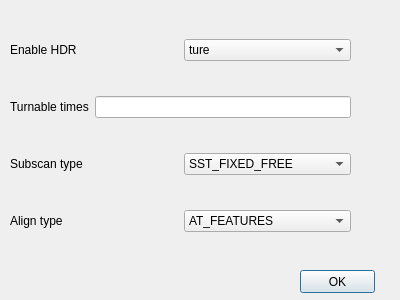
<?xml version="1.0" encoding="UTF-8"?>
<ui version="4.0">
 <class>startScan</class>
 <widget class="QDialog" name="startScan">
  <property name="geometry">
   <rect>
    <x>0</x>
    <y>0</y>
    <width>400</width>
    <height>300</height>
   </rect>
  </property>
  <property name="windowTitle">
   <string>Dialog</string>
  </property>
  <widget class="QWidget" name="verticalLayoutWidget">
   <property name="geometry">
    <rect>
     <x>10</x>
     <y>10</y>
     <width>341</width>
     <height>251</height>
    </rect>
   </property>
   <layout class="QVBoxLayout" name="verticalLayout">
    <item>
     <layout class="QHBoxLayout" name="horizontalLayout_2">
      <item>
       <widget class="QLabel" name="label_enableHDR">
        <property name="text">
         <string>Enable HDR</string>
        </property>
       </widget>
      </item>
      <item>
       <widget class="QComboBox" name="comboBox_enableHDR">
        <item>
         <property name="text">
          <string>ture</string>
         </property>
        </item>
        <item>
         <property name="text">
          <string>fasle</string>
         </property>
        </item>
       </widget>
      </item>
     </layout>
    </item>
    <item>
     <layout class="QHBoxLayout" name="horizontalLayout_5">
      <item>
       <widget class="QLabel" name="label_turnableTimes">
        <property name="text">
         <string>Turnable times</string>
        </property>
       </widget>
      </item>
      <item>
       <widget class="QLineEdit" name="lineEdit_turnableTimes">
        <property name="text">
         <string/>
        </property>
       </widget>
      </item>
     </layout>
    </item>
    <item>
     <layout class="QHBoxLayout" name="horizontalLayout_3">
      <item>
       <widget class="QLabel" name="label_subScanType">
        <property name="text">
         <string>Subscan type</string>
        </property>
       </widget>
      </item>
      <item>
       <widget class="QComboBox" name="comboBox_subScanType">
        <item>
         <property name="text">
          <string>SST_FIXED_FREE</string>
         </property>
        </item>
        <item>
         <property name="text">
          <string>SST_FIXED_TURNABLE</string>
         </property>
        </item>
       </widget>
      </item>
     </layout>
    </item>
    <item>
     <layout class="QHBoxLayout" name="horizontalLayout_4">
      <item>
       <widget class="QLabel" name="label_alignType">
        <property name="text">
         <string>Align type</string>
        </property>
       </widget>
      </item>
      <item>
       <widget class="QComboBox" name="comboBox_alignType">
        <item>
         <property name="text">
          <string>AT_FEATURES</string>
         </property>
        </item>
        <item>
         <property name="text">
          <string>AT_MARKERS</string>
         </property>
        </item>
        <item>
         <property name="text">
          <string>AT_HYBRID</string>
         </property>
        </item>
        <item>
         <property name="text">
          <string>AT_AUTO</string>
         </property>
        </item>
        <item>
         <property name="text">
          <string>AT_TURTABLE</string>
         </property>
        </item>
        <item>
         <property name="text">
          <string>AT_CODE_POINT</string>
         </property>
        </item>
        <item>
         <property name="text">
          <string>AT_GLOBAL_POINT</string>
         </property>
        </item>
       </widget>
      </item>
     </layout>
    </item>
   </layout>
  </widget>
  <widget class="QPushButton" name="pushButton">
   <property name="geometry">
    <rect>
     <x>300</x>
     <y>270</y>
     <width>75</width>
     <height>23</height>
    </rect>
   </property>
   <property name="text">
    <string>OK</string>
   </property>
  </widget>
 </widget>
 <resources/>
 <connections/>
</ui>
